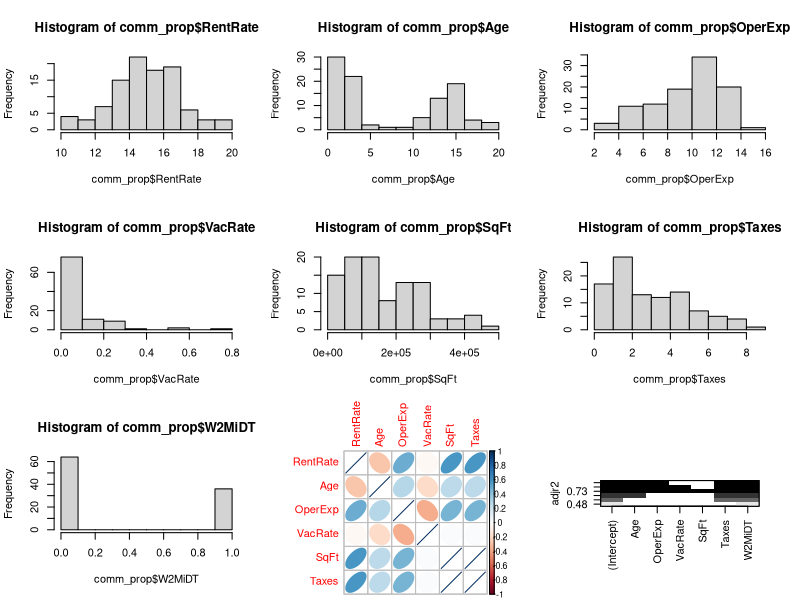
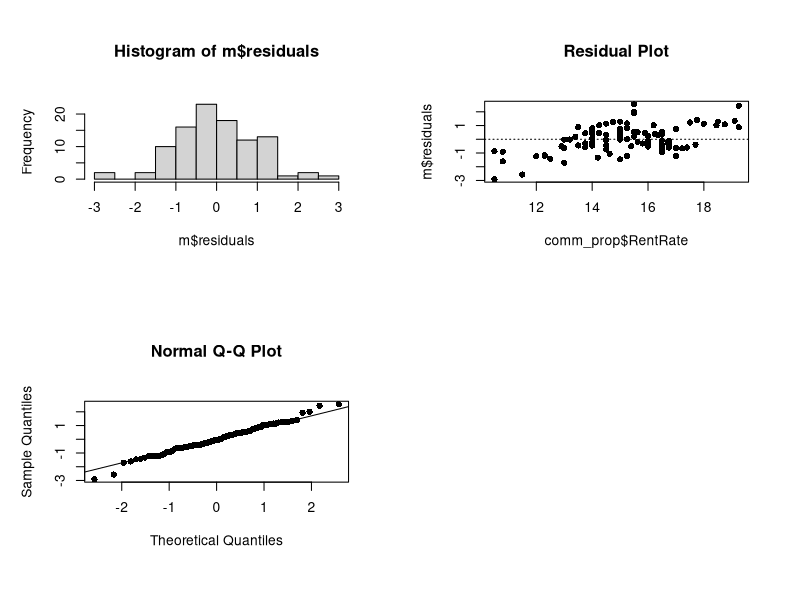

The R source for these figures, in order:
## ---- chunk 1
knitr::opts_chunk$set(echo = TRUE)
library(corrplot)
## ---- chunk 2
comm_prop <- read.csv("comm_prop.csv")
#comm_prop$W2MiDT <- factor(comm_prop$W2MiDT, labels = c("No", "Yes"))
head(comm_prop,5)
## ---- chunk 3
par(mfrow = c(3,3))
hist(comm_prop$RentRate)
hist(comm_prop$Age)
hist(comm_prop$OperExp)
hist(comm_prop$VacRate)
hist(comm_prop$SqFt)
hist(comm_prop$Taxes)
hist(comm_prop$W2MiDT)

## ---- chunk 4
round(cor(comm_prop),2)
library(corrplot)
corrplot(cor(comm_prop[,c(1:6)]), method="ellipse")

## ---- chunk 5
library(leaps)
subsets <- regsubsets(RentRate ~ ., data=comm_prop)
plot(subsets, scale="adjr2")

## ---- chunk 6
m <- lm(RentRate ~ Age+OperExp+W2MiDT+Taxes, data=comm_prop)
summary(m)

## ---- chunk 7
car::ncvTest(m)

## ---- chunk 8
shapiro.test(m$residuals)

## ---- chunk 9
par(mfrow=c(2,2))
hist(m$residuals)
plot(m$residuals ~ comm_prop$RentRate,pch=16, main="Residual Plot")
abline(h = 0, lty = 3)  # adds a horizontal dashed line at y = 0
qqnorm(m$residuals, pch=16)
qqline(m$residuals)
## ---- chunk 10
car::vif(m)

## ---- chunk 11
new_obs = data.frame(Age=9, SqFt=40,OperExp=13,Taxes=5.40,W2MiDT=0)
predict(m, newdata = new_obs, interval="predict")
